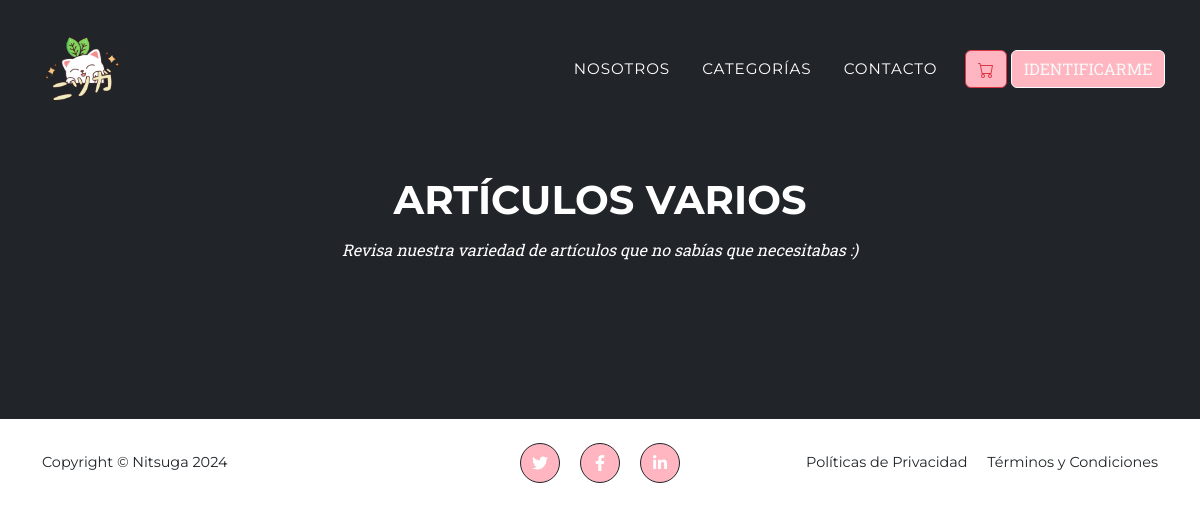
The page /art_varios/ on the database as committed earlier.
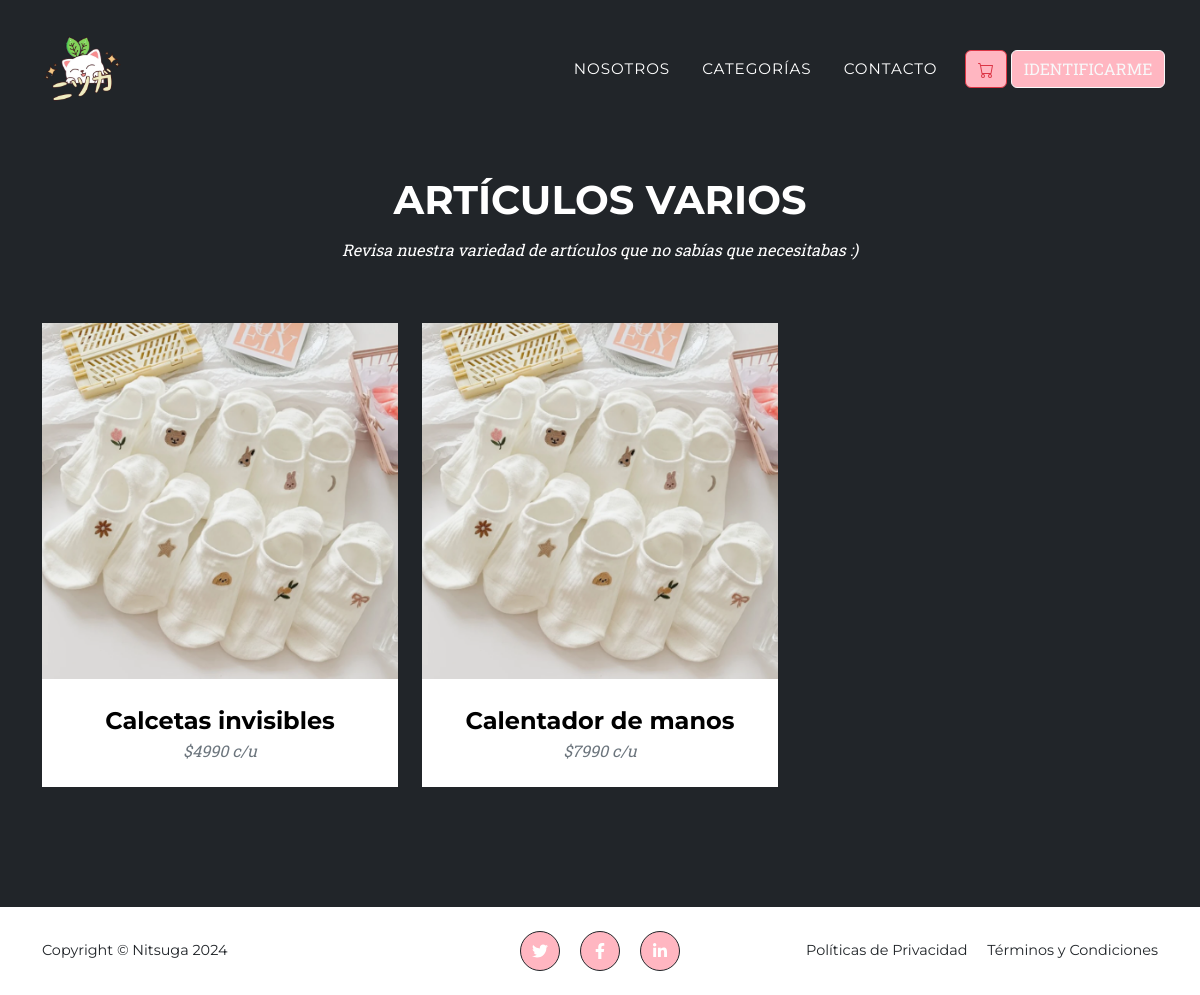
The same page on the database as committed later.
### app/models.py (models this page shows, shortened)
class Producto(models.Model):
    nombre = models.CharField(max_length=50)
    precio = models.IntegerField()
    descripcion = models.TextField()
    marca = models.ForeignKey(Marca, default="None", on_delete=models.PROTECT)
    colores = models.ForeignKey(Colores, default="None", on_delete=models.PROTECT)
    disponible = models.BooleanField()
    condicion = models.ForeignKey(Condicion, default="None", on_delete=models.PROTECT)
    categoria = models.ForeignKey(Categoria, default="None", on_delete=models.PROTECT)

### app/views.py (the view)
# urls.py: path('art_varios/', views.art_varios, name="art_varios"),
def art_varios(request):
    productos = Producto.objects.filter(categoria=2)
    data = {
        'productos' : productos
    }
    return render(request, 'app/art_varios.html', data)

### app/templates/app/art_varios.html (shortened to what this page needs)
{% extends 'app/base.html' %}
{% load static %}
{% block contenido %}
<section class="page-section bg-dark text-white mb-0" id="portfolio">
    <div class="container">
        <div class="text-center">
            <h2 class="section-heading text-uppercase">Artículos Varios</h2>
            <h3 class="subtitle-category section-subheading">Revisa nuestra variedad de artículos que no sabías que necesitabas :)</h3>
        </div>
        <div class="row">
            {% for p in productos %}
            <div class="col-lg-4 col-sm-6 mb-4">
                <div class="portfolio-item">
                    <a class="portfolio-link" data-bs-toggle="modal" href="#portfolioModal1">
                        <img class="img-fluid" src="{% static 'app/assets/img/portfolio/art_varios/calcetas.png' %}" alt="..." />
                    </a>
                    <div class="portfolio-caption">
                        <div class="portfolio-caption-heading">{{ p.nombre }}</div>
                        <div class="portfolio-caption-subheading text-muted">${{ p.precio }} c/u</div>
                    </div>
                </div>
            </div>
            {% endfor %}
        </div>
    </div>
</section>
{% endblock %}

Rows that differ between the two databases and show on the page:
added Producto: nombre "Calcetas invisibles", precio "4990"
added Producto: nombre "Calentador de manos", precio "7990"
